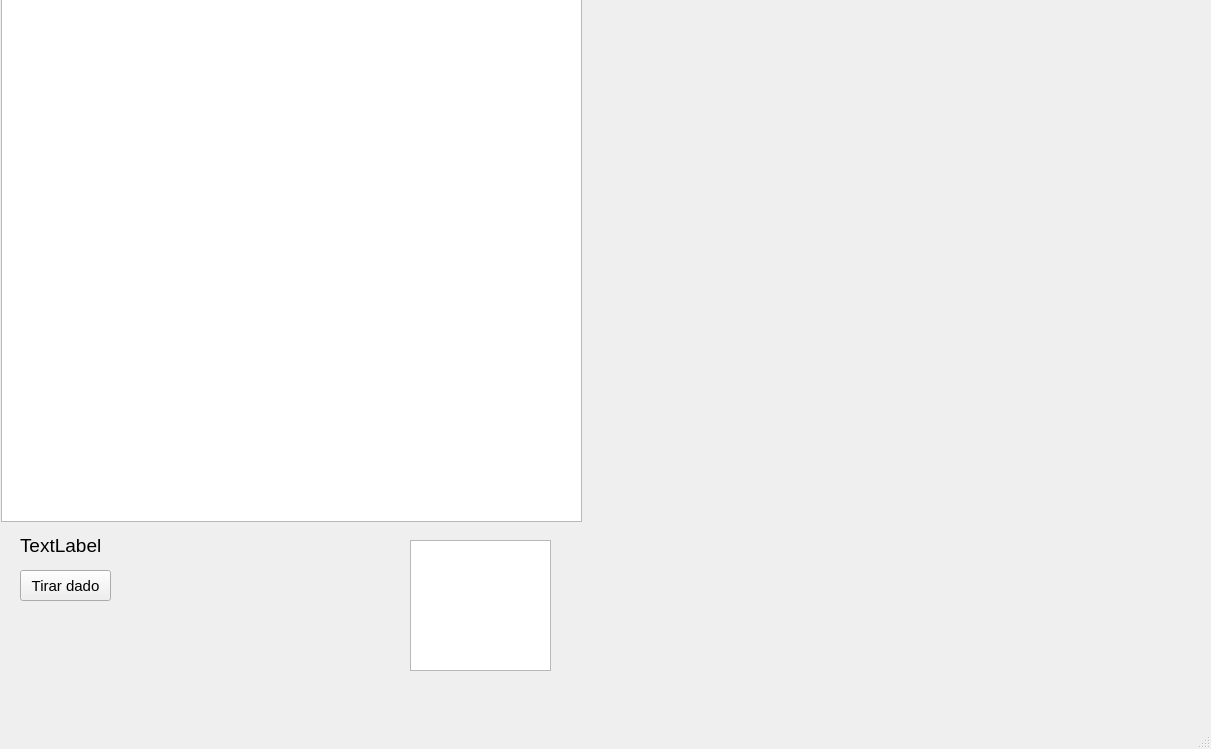
<?xml version="1.0" encoding="UTF-8"?>
<ui version="4.0">
 <class>SerpientesEscaleras</class>
 <widget class="QMainWindow" name="SerpientesEscaleras">
  <property name="geometry">
   <rect>
    <x>0</x>
    <y>0</y>
    <width>1211</width>
    <height>749</height>
   </rect>
  </property>
  <property name="windowTitle">
   <string>SerpientesEscaleras</string>
  </property>
  <widget class="QWidget" name="centralwidget">
   <widget class="QGraphicsView" name="graphicsView">
    <property name="geometry">
     <rect>
      <x>1</x>
      <y>-9</y>
      <width>581</width>
      <height>531</height>
     </rect>
    </property>
    <property name="font">
     <font>
      <pointsize>20</pointsize>
     </font>
    </property>
   </widget>
   <widget class="QLabel" name="label_turno">
    <property name="geometry">
     <rect>
      <x>20</x>
      <y>530</y>
      <width>231</width>
      <height>31</height>
     </rect>
    </property>
    <property name="font">
     <font>
      <pointsize>14</pointsize>
     </font>
    </property>
    <property name="text">
     <string>TextLabel</string>
    </property>
   </widget>
   <widget class="QPushButton" name="pushButton_dado">
    <property name="geometry">
     <rect>
      <x>20</x>
      <y>570</y>
      <width>91</width>
      <height>31</height>
     </rect>
    </property>
    <property name="font">
     <font>
      <pointsize>11</pointsize>
     </font>
    </property>
    <property name="text">
     <string>Tirar dado</string>
    </property>
   </widget>
   <widget class="QGraphicsView" name="graphicsView_dado">
    <property name="geometry">
     <rect>
      <x>410</x>
      <y>540</y>
      <width>141</width>
      <height>131</height>
     </rect>
    </property>
   </widget>
  </widget>
  <widget class="QMenuBar" name="menubar">
   <property name="geometry">
    <rect>
     <x>0</x>
     <y>0</y>
     <width>1211</width>
     <height>22</height>
    </rect>
   </property>
  </widget>
  <widget class="QStatusBar" name="statusbar"/>
 </widget>
 <resources/>
 <connections/>
</ui>
